Frame 1 (no input): blank canvas, image omitted
Frame 60 (the mouse pressed at the canvas centre just before this capture): blank canvas, image omitted
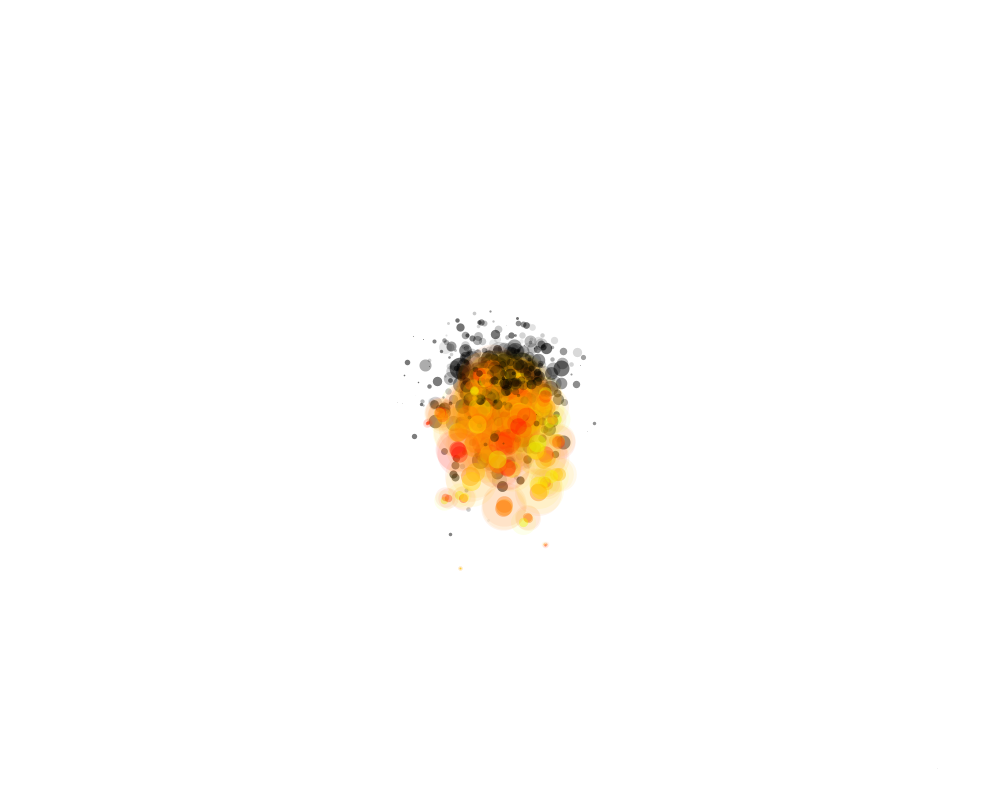
Frame 120 (the mouse held since frame 60 and released just before this capture)

The Processing sketch whose frames 1 and 60 were blank and that drew this single picture after the mouse press (run headless with seeded random() and noise(); from frame 60 on, the mouse is pressed at the canvas centre):

// Processing sketch: ParticleSystem_java
// ── ParticleSystem_java.pde
void settings() {
  size(1000, 800);
}

void setup() {
  colorMode(HSB);
}

void draw() {
  background(255, 0, 255);
  run();
  if (mousePressed) addFire(mouseX, mouseY);
}

// ── Class.pde
ArrayList<Particle> particles = new ArrayList<Particle>();
   
void addFire(float x, float y) {
  particles.add(new Fire(x, y));
}
  
void addSmoke(float x, float y, float size, float[] plocation) {
  particles.add(new Smoke(x, y, size, plocation));
}
  
void run() {
  for (int i = particles.size()-1; i >= 0 ; i--) {
    Particle p = particles.get(i);
    p.run();
    if (p.isDead()) {
      particles.remove(i);
    }
  }
}


class Particle {
  PVector position;
  PVector velocity;
  float angle;
  float aVelocity;
  
  float lifeSpan;
  float maxLifeSpan;
  float lifeRate;
  
  float maxOffset;
  float[] location;

  Particle(float x, float y) {
    this.position = new PVector(x, y);
    this.velocity = new PVector();
    this.angle = 0;
    this.aVelocity = 0;
    this.lifeSpan = 50;
    this.maxLifeSpan = 50;
    this.lifeRate = random(.35, 1);
    this.maxOffset = 100;
  }
  
  void move() {
    this.position.add(velocity);
    this.angle += aVelocity;
    this.location = new float[]{position.x, position.y, angle, lifeSpan, maxLifeSpan, maxOffset};
  }
  
  void offset(float[] location) {
    translate(location[0], location[1]);
    rotate(location[2]);
    translate(0, map(location[3], location[4], 0, 0, location[5]));
    rotate(-location[2]);
  }
  
  boolean isDead() {
    return lifeSpan > 0.0 ? false : true;
  }

  void drawShape() {}
  
  void display() {
    pushMatrix();
    this.drawShape();
    lifeSpan -= lifeRate;
    popMatrix();
  }

  void run() {
    this.move();
    this.display();
  }
}

class Fire extends Particle {

  PVector[] ptcLst = new PVector[3];
  float[] hueLst = new float[3];

  Fire(float x, float y) {
    super(x, y);
    this.velocity = new PVector(mouseX-pmouseX, mouseY-pmouseY).mult(.1);
    this.angle = random(0.0, TWO_PI);
    this.aVelocity = 0;
    
    for (int i = 0; i < 3; i++) {
      this.ptcLst[i] = new PVector(random(-10, 10), random(-10, 10));
      this.hueLst[i] = random(50);
    }
  }

  void spawn() {
    float smokeSize = random(25, 50) * map(this.lifeSpan, this.maxLifeSpan, 0, 1, 0);
    addSmoke(0, 0, smokeSize, this.location);
  }

  void move() {
    this.velocity.y += 0.05;
    super.move();

    if (int(random(5)) == 0) {
      int spawnCount = int(random(3)) + 1;
      for (int i = 0; i < spawnCount; i++) {
        this.spawn();
      }
    }
  }
  
  void drawShape() {
    this.offset(this.location);
    scale(map(this.lifeSpan, this.maxLifeSpan, 0, 1, 0));
    for (int i = 0; i < 3; i++) {
      stroke(hueLst[i], 255, 255, 20);
      strokeWeight(80);
      point(ptcLst[i].x, ptcLst[i].y);
      
      stroke(hueLst[i], 255, 255, 100);
      strokeWeight(30);
      point(ptcLst[i].x, ptcLst[i].y);
    }
  }
}

class Smoke extends Particle {
  float alpha;
  float size;
  float[] plocation;

  Smoke(float x, float y, float size, float[] plocation) {
    super(x, y);
    this.maxOffset = random(-100, -10);
    this.angle = random(-PI/4, PI/4);
    this.aVelocity = random(-PI/90, PI/90);
    this.lifeSpan = 30;
    this.lifeRate = random(.4, 1.25);
    this.alpha = random(10, 150);
    this.size = size;
    this.plocation = plocation;
  }

  void drawShape() {
    super.offset(this.plocation);
    super.offset(this.location);
    scale(map(this.lifeSpan, this.maxLifeSpan, 0, 1, 0));

    stroke(0, 0, 0, this.alpha);
    strokeWeight(this.size);
    point(0, 0);
  }
}
